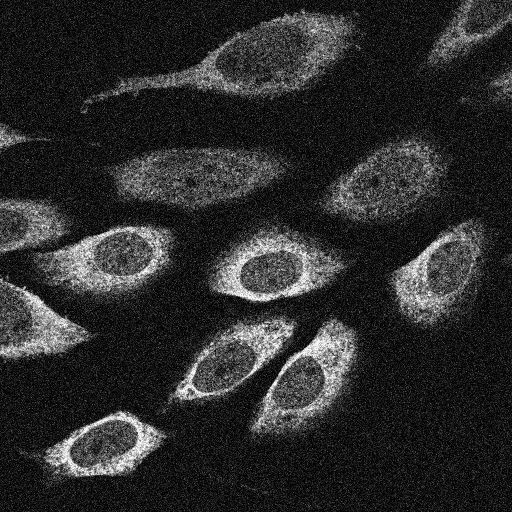
#> input picture materials/data/noisy_cells.tif, 512 x 512 px; its folder holds 6 pictures in this run
$ jupyter execute --allow-errors S01E05_image_analysis_continued.ipynb
#> lines starting #> are read from the running program, lines starting #| are printed output that depends on the picture; after the words box and inside, x2 and y2 are one past the last pixel; in counts of white or black regions, pixels touching at a corner belong together; long printed decimals are rounded
## Image Analysis - DataFrames and Automation

In this notebook, we will explore how to:
- use **pandas** for working with tabular data
- perform basic statistical analysis with **scipy**
- get familiar with another Python plotting library — **seaborn**

Finally, we will practice **automation on multiple files**, both for tabular data and for image processing tasks.

---
---
### Lesson 1: DataFrames (pandas package)

Pandas is a library used for data manipulation and analysis, particularly useful for dealing with structured data like tables. It provides the tools to create and work with DataFrames.

DataFrame is a two-dimensional data structure similar to a spreadsheet (table).

We typically import pandas like this:
```python
import pandas as pd

```

[cell 1]
# You can create a DataFrame from different types of data.

# Create a DataFrame from a dictionary of lists
import pandas as pd
import numpy as np

measurement_data = {
    'cell_id': [1, 2, 3, 4, 5],
    'area': [150, 230, 95, 180, 40],
    'intensity': [88.5, 95.2, 101.0, 89.7, np.nan]
}

df = pd.DataFrame(measurement_data)

# Display the DataFrame
df

**nan** stands for **Not a Number**

It’s a special floating-point value used to represent missing or undefined numerical data.

[cell 2]
# We can easily get some statistics for our data with .describe()

print("\n--- Summary Statistics ---")
df.describe()

#### Column/row extraction

[cell 3]
# You can extract a single column from a pandas DataFrame by column name

# This returns a pandas Series (keeps the row index)
area_column = df['area']

print(area_column)
print()
print(type(area_column)) # pandas Series

[cell 4]
# Access the underlying NumPy array of the column
# This returns raw values only (no index)
area_values = df['area'].values
print(area_values)
print()
print(type(area_values))

[cell 5]
# Row extraction

row1 = df.iloc[0]   # try with .values
print('First row:\n', row1)

print()

row_selection = df.iloc[[0,-1]]
print('First and last row:\n', row_selection)

#### Data filtering

[cell 6]
# You can filter data based on conditions

# Create a new DataFrame containing only cells with area less than a value.
filtered_df = df[df['area'] < 200]
filtered_df

[cell 7]
# The ... results in a boolean 'mask
less_than = df['area'] < 200
less_than

[cell 8]
# We then use this mask to filter our DataFrame

df[less_than]

[cell 9]
# Combining multiple logical conditions

# Each condition must be in parentheses ( )
filtered_df2 = df[(df['area'] < 200) & (df['area'] > 100)]
filtered_df2

[cell 10]
# Check in code above that indexes stay the same as in original DataFrame
# Use reset_index if you want new indexes order

filtered_df2_reset = filtered_df2.reset_index(drop=True) # check output when drop=False
filtered_df2_reset

[cell 11]
# Remove rows with missing (nan) values

df_clean = df.dropna()
df_clean

[cell 12]
# You can sort dataframes by one or more columns.
# ascending=True/False controls ascending/descending order

sorted_df = df.sort_values(by='intensity', ascending=False)
sorted_df

[cell 13]
# Display first or last rows from DataFrame

print(df.head(2))

print(df.tail(2))

##### --- ***Exercise*** ---

You have experimental data in a dictionary. Your task is to analyze it with Pandas.
1. Create a **Pandas DataFrame** from the given data dictionary.
2. Filter the DataFrame to find all rows where the **Treatment** is `'Drug_A'`.

   *Hint: use the equality operator `==`*
3. From the filtered data, compute the **average Score** for Drug A.

   *Hint: you can use .mean() on extracted 'Score' column*
4. Using the original DataFrame, find out **which treatments were `Effective`**.

   *Hint: you can use `.unique()` on the `Treatment` column, or `numpy.unique(df['Treatment'].values)` to find the unique treatment names*

5. Display the **3 rows with the highest Score**.

   *Hint: you can use sort by `Score` in descending order and use `.head(3)`*

[cell 14]
## cd
data = {'Animal_id': [101, 102, 103, 104, 105, 106, 107, 108, 109, 110],
        'Treatment': ['Drug_A', 'Drug_B', 'Placebo', 'Drug_A', 'Drug_B', 'Placebo', 'Drug_A', 'Drug_B', 'Drug_A', 'Drug_B'],
        'Result': ['Effective', 'Not Effective', 'Not Effective', 'Effective', 'Effective', 'Not Effective', 'Effective', 'Effective', 'Effective', 'Not Effective'],
        'Score': [50.3, 3.5, 10.1, 17.0, 93.3, 1.5, 99.9, 73.7, 69.2, 0.5]}

# Your code here

<details>
<summary>Click to see the example solution</summary>

```python
# 1. Create DataFrame from dictionary
df = pd.DataFrame(data)

# 2. Filter rows where Treatment is 'Drug_A'
drug_a_df = df[df['Treatment'] == 'Drug_A']
print("Rows with Drug_A treatment:")
print(drug_a_df)

# 3. Average Score for Drug_A
avg_score_drug_a = drug_a_df['Score'].mean()
print("\nAverage Score for Drug_A:", avg_score_drug_a)

# 4. Which treatments were effective?
effective_treatments = df[df['Result'] == 'Effective']['Treatment'].unique()
print("\nTreatments with at least one effective result:", effective_treatments)

# 5. Display 3 rows with the highest 'Score'
top3_scores = df.sort_values('Score', ascending=False).head(3)
print("\nTop 3 rows by Score:")
print(top3_scores)
```

<br><br>

##### Reading and saving

[cell 15]
# We can save our DataFrame as table (csv, excel, ...)
sorted_df.to_csv('first_measurements.csv', index=False)

[cell 16]
# We can read tables from file into DataFrames
loaded_df = pd.read_csv('first_measurements.csv') # check other file formats
loaded_df

[cell 17]
# DataFrames are convenient for plotting
import matplotlib.pyplot as plt

plt.figure(figsize=(4, 4))
plt.scatter(loaded_df['area'], loaded_df['intensity'])
plt.title('scatterplot')
plt.xlabel('Area')
plt.ylabel('Mean intensity')
plt.show()
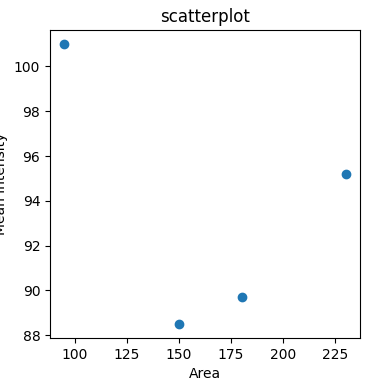
#> figure drawn by matplotlib, 1 panel

##### Aggregation

When we have multiple DataFrames, we can combine them into single one.

pd.concat() is a pandas function used to combine multiple DataFrames along a particular axis (rows or columns)

#> (a cell that did not finish here is left out)

##### DataFrame data types

Not all columns have to store numerical data.

Data types can be for example:
- int, float → numeric columns
- bool → boolean
- object → general-purpose column (strings, mixed data...)
- category → categorical data (memory-efficient, useful for grouping)

You can quickly check the data types of each column using:
```python
print(df.dtypes)   # Shows the type of each column
print(df.info())   # Shows summary including data types and non-null counts
```

You can convert string/object columns to categorical with method: `.astype("category")`

#> (a cell that did not finish here is left out)

#> (a cell that did not finish here is left out)

##### Group-level statistics

When your dataset has **categorical variables** (like experimental groups, treatments, or conditions) and **numeric measurements**, you might be interested in doing statistics **per group**.

- `describe()` can give summary statistics for the **entire DataFrame**, but it does not separate by category
- to get statistics per group, you can use `groupby()` combined with `agg()` (aggregate)

#> (a cell that did not finish here is left out)

#> (a cell that did not finish here is left out)

#> (a cell that did not finish here is left out)

##### --- ***Exercise*** ---

1. On `combined_df`, compute **mean, maximum, and standard deviation** of all numerical columns per factor **State**.

2. Find out which `State` have the largest average `Circularity`.

 - *Hint: you can extract values from a pivoted table by specifing column and subcolumn like [Circularity, mean].*
 - *You can use method `.idxmax()` to find the row label with the maximum value.*

[cell 24]
# Your code here...

<details>
<summary>Click to see the example solution</summary>

```python

# 1. Compute mean, maximum, and std per State
r_df = combined_df.drop('Group', axis=1)
summary_state = r_df.groupby("State", observed=False).agg(["mean", "max", "std"]).round(2) # optional rounding
print(summary_state)

# 2. Find out State with largest mean Circularity
max_circ = summary_state['Circularity', 'mean'].max() # get maximum

# Option 1 - # filter rows with maximum
max_circ_df = summary_state[summary_state['Circularity', 'mean']==max_circ] # filter rows with maximum
print(max_circ_df['State])

# Option 2 - use dedicated method
print(summary_state["Circularity", "mean"].idxmax())

```

##### Visualizing group differences with Seaborn

The **Seaborn** library builds on Matplotlib but provides higher-level plotting functions tailored for statistical data.

A particularly useful feature is the `hue` argument, which colors data points by group/category.

[cell 25]
# Seaborn
import seaborn as sns
import matplotlib.pyplot as plt

plt.figure(figsize=(6, 4))
#> (the rest of this cell did not finish here and is left out)

[cell 26]
# Some seaborn plots also allow discrimination of multiple factors

plt.figure(figsize=(6, 6))
#> (the rest of this cell did not finish here and is left out)

#### Hypothesis Testing

Visualizations help us see patterns and differences in data, but they are not enough for statistical confirmation.
To formally test whether groups differ, we use hypothesis testing.

In Python, the `scipy.stats` module provides a variety of statistical tests.

Below, we will use a **t-test** to compare whether the **means of two groups are equal**.

[cell 27]
# Hypothesis testing

from scipy.stats import ttest_ind

# the following is combination of filtering DataFrame and extracting column Mean_Intensity
#> (the rest of this cell did not finish here and is left out)

##### --- ***Exercise*** ---

1. Make a boxplot comparing **Area** across categories of **State**.
2. Add a swarmplot (`sns.swarmplot`) on top of boxplot to see individual datapoints.
3. Perform a t-test comparing "Circularity" between Control and Diseased.
4. Perform a t-test comparing "Mean_Intensity" between Starved Pre-conditioned and Unstarved Pre-conditioned.

[cell 28]
# Your code here...

<details>
<summary>Click to see the example solution</summary>

```python

# Boxplot with swarmplot for Area per State
plt.figure(figsize=(6, 4))
sns.boxplot(data=combined_df, x="State", y="Area", palette="Set2", hue='State')
sns.swarmplot(data=combined_df, x="State", y="Area", color='black')
plt.tight_layout()
plt.show()

# T-test Circularity: Control vs Diseased
controls = combined_df[combined_df["Group"] == "Control"]["Circularity"]
diseased = combined_df[combined_df["Group"] == "Diseased"]["Circularity"]
t_stat, p_value = ttest_ind(controls, diseased)
print(f"T-test Circularity (Control vs Diseased): p = {p_value:.4f}")

# T-test Mean_Intensity: Starved vs Unstarved Pre-conditioned
pre_starved = combined_df[
    (combined_df["Group"] == "Pre-conditioned") & (combined_df["State"] == "Starved")
]["Mean_Intensity"]
pre_unstarved = combined_df[
    (combined_df["Group"] == "Pre-conditioned") & (combined_df["State"] == "Unstarved")
]["Mean_Intensity"]
t_stat, p_value = ttest_ind(pre_starved, pre_unstarved)
print(f"T-test Mean_Intensity (Starved vs Unstarved, Pre-conditioned): p = {p_value:.4f}")
```

---
---

### Lesson 2: Automation

#### A Quick Guide to File Paths

Python offers several ways to handle paths, each with its own strengths. All are usefull as they automatically use the correct path separator (`/` or `\`).

Covered packages: `os`, `pathlib`, and `glob`

[cell 29]
# --- os.path.join(): The safe way to build paths ---
import os

# This automatically uses the correct separator for your OS (`/` or `\`)
folder = "data"
filename = "image_01.tif"

correct_path = os.path.join(folder, filename)
print(f"OS-safe path: {correct_path}")

correct_path = os.path.join(folder, 'subfolder', filename)
print(f"OS-safe path: {correct_path}")

[cell 30]
# Get directory path and filename parts
base_name = os.path.basename(correct_path) # image_01.tif
parent_path = os.path.dirname(correct_path) # data\subfolder
parent_dir = os.path.basename(parent_path) # subfolder

print(f"File name part: {base_name}")
print(f"Parent directory path: {parent_path}")
print(f"Parent directory name: {parent_dir}")

[cell 31]
# --- pathlib  ---
from pathlib import Path

# pathlib treats paths as objects, you can use the `/` operator to build paths
#csv_file_path = '..' / 'data' / "cells_control.csv" # this gives error
csv_file_path = '..' / Path('data') / "cells_control.csv"
print(f"Path:   {csv_file_path}   is   {type(csv_file_path)}")

print(f"Does this file exist? {csv_file_path.exists()}")

[cell 32]
# --- Get parts of the path ---

print(f"Filename only: {csv_file_path.name}")
print(f"Parent folder path: {csv_file_path.parent}")
print(f"Parent folder: {csv_file_path.parent.name}")

Creating new directories (folders) is possible with both os and pathlib

[cell 33]
# Create the directory if it doesn’t exist yet

# os
os.makedirs('test_folder_os', exist_ok=True)

# pathlib
folder = Path("test_folder_pathlib")
folder.mkdir(exist_ok=True)

##### Listing files in folder

**os**
```python
os.listdir()
```

**glob** - finding files with wildcards
```python
import glob
glob.glob(folder/*.csv)

# or
Path("folder").glob("*.csv") # returns a generator, not a list
```

Wildcards are special characters that help you match patterns in file names — instead of typing exact file names.

For example: * means any number of characters

| Goal                | glob                                         | pathlib                       |
| ------------------- | -------------------------------------------- | ----------------------------- |
| Find only in folder | `glob.glob("folder/*.tif")`                    | `Path("folder").glob("*.tif")`  |
| Find recursively    | `glob.glob("folder/**/*.tif", recursive=True)` | `Path("folder").rglob("*.tif")` |

[cell 34]
# os.listdir() lists all files/folders

my_path = os.path.join('..', 'data')
files = os.listdir(my_path)

# Output is a list of filenames
print(files[:10]) # print first 10 files

[cell 35]
# List comprehension
only_tif_files = [tif for tif in files if tif.endswith('.tif')]

# the above is same as typing:
only_tif_files = []
for tif in files:
    if tif.endswith('.tif'):
        only_tif_files.append(tif)

# print selection
print(only_tif_files[:10])

[cell 36]
# --- glob.glob(): the way to find files with wildcards ---
import glob

# Find all files ending with .tif
my_path = os.path.join('..', 'data')

tif_files = glob.glob(os.path.join(my_path, "*.tif"))

print(f"Found n TIF files: {len(tif_files)}")
print(tif_files[-5:]) # glob returns list of strings

[cell 37]
# To search recursively (including subfolders)

tif_files_recursive = glob.glob(os.path.join(r"../data", "**", "*.tif"), recursive=True)
print(len(tif_files_recursive))
print(tif_files_recursive[-5:])

##### --- **Exercise** ---

1. **Create a path** to the `data` folder by combining the relative marker `'..'` and the folder name `'data'` - store the path in a variable `data_path`.
   - Use either **`os`** or **`pathlib`**.
2. **List all files** in your defined path and print how many files were found (`len()` function).
    - *Hint*: Use `os.listdir()` or `glob.glob(data_path+"/*")`
3. **List all images** in the folder (ending with **.tif** or **.png**).
    - *Hint*: can filter the previous output with `endswith()` function
    - or combine glob searches like `glob.glob("folder/*.tif") + glob.glob("folder/*.png")`
4. **Find all .csv files** that include **'con'** in their name (e.g. control, conditioned)
    - *Hint*: use `'substring' in 'string'` to find if `'con'` is in the filename
    - Read them into a list of DataFrames with pandas - `pd.read_csv()`
    - Combine list of DataFrames into one DataFrame - `pd.concat(list_of_dfs, ignore_index=True)`
    - Save the combined DataFrame to a new folder `results` as `combined.csv`
        - `os.makedirs()` to create a folder and `dataframe.to_csv()` to save DataFrame

[cell 38]
# Your code here...

<details>
<summary>Click to see the example solution</summary>

```python
# EXAMPLE SOLUTION
import os
import glob
import pandas as pd
from pathlib import Path

# --- 1. Create path to data folder ---
data_path = os.path.join("..", "data")
print("Data path:", data_path)
# or
data_path2 = Path("..") / "data"
print("Data path:", data_path2)

# --- 2. List all files and count them ---
all_files = glob.glob(os.path.join(data_path, "*"))
# or
all_files = glob.glob(data_path+"/*"))
print(f"Found {len(all_files)} files:")
print(all_files)

# --- 3. List all image files (.tif or .png) ---
image_files = glob.glob(os.path.join(data_path, "*.tif")) + glob.glob(os.path.join(data_path, "*.png"))
print(f"\nFound {len(image_files)} image files:")
print(image_files)

# or list comprehension with tuple ('.tif', '.png')
image_files2 = [file for file in all_files if file.endswith(('.tif', '.png'))]
print(f"\nFound {len(image_files2)} image files.")

# --- 4. Find all CSVs with 'con' in name ---
csv_files = glob.glob(os.path.join(data_path, "*.csv"))
csv_files_con = [f for f in csv_files if "con" in os.path.basename(f)]
print(f"\nCSV files with 'con' in name: {csv_files_con}")

# read the CSVs with pandas and store them in a list
dfs = [pd.read_csv(f) for f in csv_files_con]

# merge Dataframes into a single one
combined_df = pd.concat(dfs, ignore_index=True)

# Create results folder and save the final DataFrame
os.makedirs("results", exist_ok=True)
combined_df.to_csv("results/combined.csv", index=False)

```

---
---

### Lesson 3: Image analysis workflow - recap

In the introductury session, we practiced designing and tuning a full image-processing workflow:
- We loaded and visualized microscopy images.
- We adjusted individual processing steps such as filtering, thresholding, and segmentation.
- We extracted quantitative measurements (e.g., area, intensity, circularity).
- We packaged this workflow in a function to be able to run it in a loop.

- Now, we will recap this session
- Add analysis of measurements using **Pandas**, **Seaborn**, and **scipy** packages.
- Practice automatic processing of batch of images.

##### Image loading

Example image loading libraries:
- scikit-image (skimage)
- imageio
- bioio
- tifffile

[cell 39]
from skimage import io
import imageio.v3 as iio

input_image = io.imread('../data/noisy_cells.tif')
#> input_image is the input picture: shape (512, 512); min 0, max 255, mean 43.8
input_image2 = iio.imread('../data/noisy_cells.tif')

print('Image shape:', input_image.shape)
#| Image shape: (512, 512)
print('Image shape:', input_image2.shape)
#| Image shape: (512, 512)

print('Are images identical?', np.array_equal(input_image, input_image2))
#| Are images identical? True

##### Image processing & segmentation

Libraries like skimage and scipy provide a variety of modules with functions for common image-processing operations — such as filtering, thresholding, transformations, and other manipulations of images or masks.

[cell 40]
from skimage import filters

gaussian_blur = filters.gaussian(input_image, sigma=2)
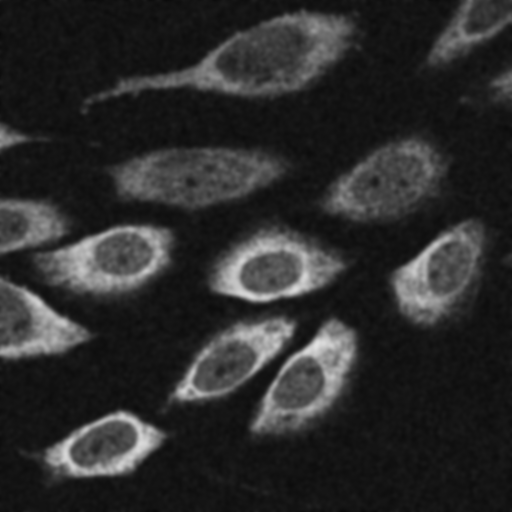
#> gaussian_blur: shape (512, 512) float64; min 0.0367, max 0.886, mean 0.172
# Smooths image, reduces noise by averaging neighboring pixels

median_filtered = filters.median(input_image)
# Reduces noise while better preserving edges

sobel_edges = filters.sobel(input_image)
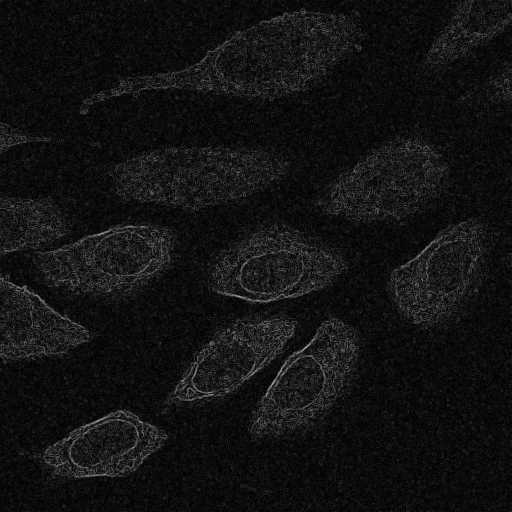
#> sobel_edges: shape (512, 512) float64; min 0, max 0.635, mean 0.0719
# Enhances edges by computing the gradient magnitude of the image

[cell 41]
fig, axes = plt.subplots(2, 2, figsize=(8, 8))
ax = axes.ravel()

ax[0].imshow(input_image, cmap='gray')
ax[0].set_title('Original Image')

ax[1].imshow(gaussian_blur, cmap='gray')
ax[1].set_title('Gaussian Blur')

ax[2].imshow(median_filtered, cmap='gray')
ax[2].set_title('Median Filter')

ax[3].imshow(sobel_edges, cmap='gray')
ax[3].set_title('Sobel Edges')


for a in ax:
    a.axis('off')

plt.tight_layout()
plt.show()
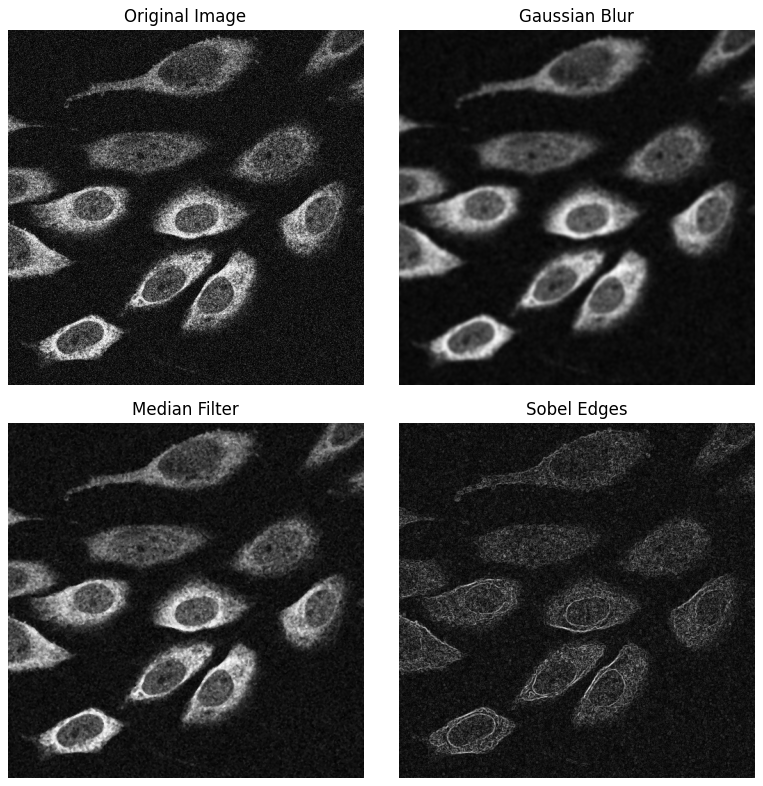
#> figure drawn by matplotlib, 4 panels

Segmentation is the process of separating an image into regions.

In a simple case, we can segment image pixels into two classes (e.g., foreground vs. background) by applying a threshold on pixel values.

The thresholded image produces a mask, which is a boolean array indicating which pixels belong to the foreground (True) and which to the background (False).

The result of instance segmentation using `skimage.measure.label()` is called labels. Labels is typically an integer array where each connected object (e.g., a cell, a nucleus) is assigned a unique integer value, and the background is usually 0. This allows to identify and analyze individual objects separately.

[cell 42]
threshold_m = 30 # manual
threshold_a = filters.threshold_mean(gaussian_blur) # automatic
#> threshold_a = 0.172

print('Detected threshold value:', threshold_a)
#| Detected threshold value: 0.1716

binary_mask = gaussian_blur > threshold_a
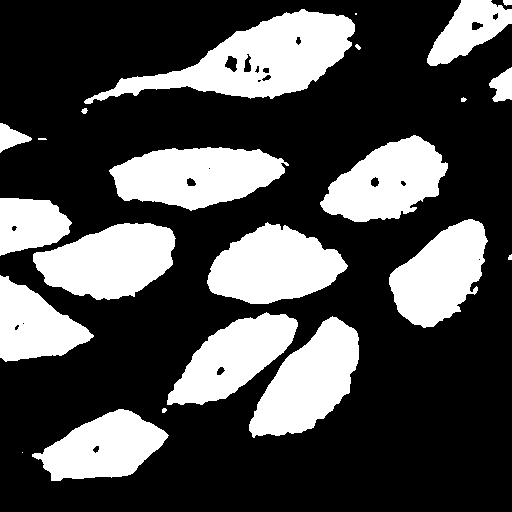
#> binary_mask: shape (512, 512) bool; 30.2% white; 23 white regions (4 under 20 px), largest, box (x1, y1, x2, y2) and area: (84, 9, 355, 104) 10737, (109, 147, 289, 211) 7888, (207, 222, 348, 304) 7636
print(binary_mask.dtype)
#| bool
#> (the rest of the program and of its run is left out)
